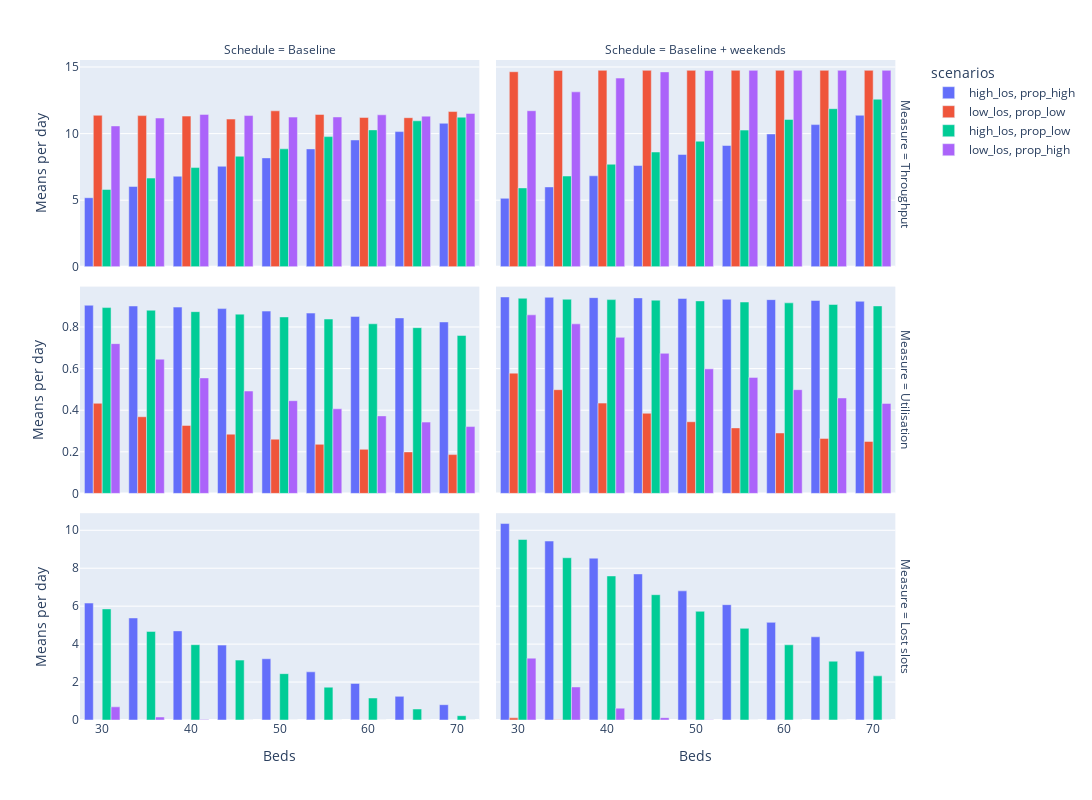

The code cell stored with this chart in its notebook:
### Code cell
fig = px.bar(means_output, x=means_output.Beds, 
             y=means_output['Means per day'], color=means_output.scenarios, 
             facet_row=means_output['Measure '], facet_col=means_output['Schedule '], 
             barmode='group', width=1200, height=800)
fig.layout.yaxis.matches = 'y'
fig.layout.yaxis2.matches = 'y'

fig.layout.yaxis3.matches = 'y3'
fig.layout.yaxis4.matches = 'y3'

fig.layout.yaxis5.matches = 'y5'
fig.layout.yaxis6.matches = 'y5'

fig.show()

fig.write_image('output/scenarios_paper_fig.png')

### Figure 1 — Plotly figure (JSON) as saved in the notebook; plotly's stock layout.template omitted (floating-point values rounded to 4 significant figures)
{"data": [{"alignmentgroup": "True", "hovertemplate": "scenarios=high_los, prop_high<br>Measure = Throughput<br>Schedule = Baseline<br>Beds=%{x}<br>Means per day=%{y}<extra></extra>", "legendgroup": "high_los, prop_high", "marker": {"color": "#636efa", "pattern": {"shape": ""}}, "name": "high_los, prop_high", "offsetgroup": "high_los, prop_high", "orientation": "v", "showlegend": true, "textposition": "auto", "type": "bar", "x": [30, 40, 50, 60, 70, 35, 45, 55, 65], "xaxis": "x5", "y": [5.188, 6.8, 8.178, 9.522, 10.78, 6.031, 7.549, 8.852, 10.15], "yaxis": "y5"}, {"alignmentgroup": "True", "hovertemplate": "scenarios=high_los, prop_high<br>Measure = Throughput<br>Schedule = Baseline + weekends<br>Beds=%{x}<br>Means per day=%{y}<extra></extra>", "legendgroup": "high_los, prop_high", "marker": {"color": "#636efa", "pattern": {"shape": ""}}, "name": "high_los, prop_high", "offsetgroup": "high_los, prop_high", "orientation": "v", "showlegend": false, "textposition": "auto", "type": "bar", "x": [30, 40, 50, 60, 70, 35, 45, 55, 65], "xaxis": "x6", "y": [5.142, 6.833, 8.435, 9.975, 11.38, 5.999, 7.604, 9.108, 10.68], "yaxis": "y6"}, {"alignmentgroup": "True", "hovertemplate": "scenarios=high_los, prop_high<br>Measure = Utilisation<br>Schedule = Baseline<br>Beds=%{x}<br>Means per day=%{y}<extra></extra>", "legendgroup": "high_los, prop_high", "marker": {"color": "#636efa", "pattern": {"shape": ""}}, "name": "high_los, prop_high", "offsetgroup": "high_los, prop_high", "orientation": "v", "showlegend": false, "textposition": "auto", "type": "bar", "x": [30, 40, 50, 60, 70, 35, 45, 55, 65], "xaxis": "x3", "y": [0.9047, 0.8957, 0.8765, 0.851, 0.8243, 0.9011, 0.8884, 0.8669, 0.8438], "yaxis": "y3"}, {"alignmentgroup": "True", "hovertemplate": "scenarios=high_los, prop_high<br>Measure = Utilisation<br>Schedule = Baseline + weekends<br>Beds=%{x}<br>Means per day=%{y}<extra></extra>", "legendgroup": "high_los, prop_high", "marker": {"color": "#636efa", "pattern": {"shape": ""}}, "name": "high_los, prop_high", "offsetgroup": "high_los, prop_high", "orientation": "v", "showlegend": false, "textposition": "auto", "type": "bar", "x": [30, 40, 50, 60, 70, 35, 45, 55, 65], "xaxis": "x4", "y": [0.9446, 0.9412, 0.9374, 0.9316, 0.9236, 0.9428, 0.9401, 0.9334, 0.9274], "yaxis": "y4"}, {"alignmentgroup": "True", "hovertemplate": "scenarios=high_los, prop_high<br>Measure = Lost slots<br>Schedule = Baseline<br>Beds=%{x}<br>Means per day=%{y}<extra></extra>", "legendgroup": "high_los, prop_high", "marker": {"color": "#636efa", "pattern": {"shape": ""}}, "name": "high_los, prop_high", "offsetgroup": "high_los, prop_high", "orientation": "v", "showlegend": false, "textposition": "auto", "type": "bar", "x": [30, 40, 50, 60, 70, 35, 45, 55, 65], "xaxis": "x", "y": [6.163, 4.697, 3.228, 1.929, 0.8073, 5.378, 3.947, 2.539, 1.246], "yaxis": "y"}, {"alignmentgroup": "True", "hovertemplate": "scenarios=high_los, prop_high<br>Measure = Lost slots<br>Schedule = Baseline + weekends<br>Beds=%{x}<br>Means per day=%{y}<extra></extra>", "legendgroup": "high_los, prop_high", "marker": {"color": "#636efa", "pattern": {"shape": ""}}, "name": "high_los, prop_high", "offsetgroup": "high_los, prop_high", "orientation": "v", "showlegend": false, "textposition": "auto", "type": "bar", "x": [30, 40, 50, 60, 70, 35, 45, 55, 65], "xaxis": "x2", "y": [10.36, 8.531, 6.806, 5.146, 3.628, 9.433, 7.7, 6.08, 4.386], "yaxis": "y2"}, {"alignmentgroup": "True", "hovertemplate": "scenarios=low_los, prop_low<br>Measure = Throughput<br>Schedule = Baseline<br>Beds=%{x}<br>Means per day=%{y}<extra></extra>", "legendgroup": "low_los, prop_low", "marker": {"color": "#EF553B", "pattern": {"shape": ""}}, "name": "low_los, prop_low", "offsetgroup": "low_los, prop_low", "orientation": "v", "showlegend": true, "textposition": "auto", "type": "bar", "x": [35, 45, 55, 65, 30, 40, 50, 60, 70], "xaxis": "x5", "y": [11.35, 11.09, 11.44, 11.2, 11.38, 11.31, 11.71, 11.21, 11.66], "yaxis": "y5"}, {"alignmentgroup": "True", "hovertemplate": "scenarios=low_los, prop_low<br>Measure = Throughput<br>Schedule = Baseline + weekends<br>Beds=%{x}<br>Means per day=%{y}<extra></extra>", "legendgroup": "low_los, prop_low", "marker": {"color": "#EF553B", "pattern": {"shape": ""}}, "name": "low_los, prop_low", "offsetgroup": "low_los, prop_low", "orientation": "v", "showlegend": false, "textposition": "auto", "type": "bar", "x": [35, 45, 55, 65, 30, 40, 50, 60, 70], "xaxis": "x6", "y": [14.74, 14.75, 14.75, 14.75, 14.65, 14.75, 14.75, 14.75, 14.75], "yaxis": "y6"}, {"alignmentgroup": "True", "hovertemplate": "scenarios=low_los, prop_low<br>Measure = Utilisation<br>Schedule = Baseline<br>Beds=%{x}<br>Means per day=%{y}<extra></extra>", "legendgroup": "low_los, prop_low", "marker": {"color": "#EF553B", "pattern": {"shape": ""}}, "name": "low_los, prop_low", "offsetgroup": "low_los, prop_low", "orientation": "v", "showlegend": false, "textposition": "auto", "type": "bar", "x": [35, 45, 55, 65, 30, 40, 50, 60, 70], "xaxis": "x3", "y": [0.3686, 0.2848, 0.2359, 0.1995, 0.4332, 0.3268, 0.2607, 0.2121, 0.1866], "yaxis": "y3"}, {"alignmentgroup": "True", "hovertemplate": "scenarios=low_los, prop_low<br>Measure = Utilisation<br>Schedule = Baseline + weekends<br>Beds=%{x}<br>Means per day=%{y}<extra></extra>", "legendgroup": "low_los, prop_low", "marker": {"color": "#EF553B", "pattern": {"shape": ""}}, "name": "low_los, prop_low", "offsetgroup": "low_los, prop_low", "orientation": "v", "showlegend": false, "textposition": "auto", "type": "bar", "x": [35, 45, 55, 65, 30, 40, 50, 60, 70], "xaxis": "x4", "y": [0.4987, 0.3852, 0.315, 0.2645, 0.5782, 0.4341, 0.3445, 0.2905, 0.25], "yaxis": "y4"}, {"alignmentgroup": "True", "hovertemplate": "scenarios=low_los, prop_low<br>Measure = Lost slots<br>Schedule = Baseline<br>Beds=%{x}<br>Means per day=%{y}<extra></extra>", "legendgroup": "low_los, prop_low", "marker": {"color": "#EF553B", "pattern": {"shape": ""}}, "name": "low_los, prop_low", "offsetgroup": "low_los, prop_low", "orientation": "v", "showlegend": false, "textposition": "auto", "type": "bar", "x": [35, 45, 55, 65, 30, 40, 50, 60, 70], "xaxis": "x", "y": [0, 0, 0, 0, 0.003492, 0, 0, 0, 0], "yaxis": "y"}, {"alignmentgroup": "True", "hovertemplate": "scenarios=low_los, prop_low<br>Measure = Lost slots<br>Schedule = Baseline + weekends<br>Beds=%{x}<br>Means per day=%{y}<extra></extra>", "legendgroup": "low_los, prop_low", "marker": {"color": "#EF553B", "pattern": {"shape": ""}}, "name": "low_los, prop_low", "offsetgroup": "low_los, prop_low", "orientation": "v", "showlegend": false, "textposition": "auto", "type": "bar", "x": [35, 45, 55, 65, 30, 40, 50, 60, 70], "xaxis": "x2", "y": [0.009524, 0, 0, 0, 0.1121, 0, 0, 0, 0], "yaxis": "y2"}, {"alignmentgroup": "True", "hovertemplate": "scenarios=high_los, prop_low<br>Measure = Throughput<br>Schedule = Baseline<br>Beds=%{x}<br>Means per day=%{y}<extra></extra>", "legendgroup": "high_los, prop_low", "marker": {"color": "#00cc96", "pattern": {"shape": ""}}, "name": "high_los, prop_low", "offsetgroup": "high_los, prop_low", "orientation": "v", "showlegend": true, "textposition": "auto", "type": "bar", "x": [30, 40, 50, 60, 70, 35, 45, 55, 65], "xaxis": "x5", "y": [5.807, 7.451, 8.857, 10.28, 11.23, 6.662, 8.302, 9.775, 10.96], "yaxis": "y5"}, {"alignmentgroup": "True", "hovertemplate": "scenarios=high_los, prop_low<br>Measure = Throughput<br>Schedule = Baseline + weekends<br>Beds=%{x}<br>Means per day=%{y}<extra></extra>", "legendgroup": "high_los, prop_low", "marker": {"color": "#00cc96", "pattern": {"shape": ""}}, "name": "high_los, prop_low", "offsetgroup": "high_los, prop_low", "orientation": "v", "showlegend": false, "textposition": "auto", "type": "bar", "x": [30, 40, 50, 60, 70, 35, 45, 55, 65], "xaxis": "x6", "y": [5.924, 7.702, 9.43, 11.07, 12.59, 6.815, 8.619, 10.26, 11.87], "yaxis": "y6"}, {"alignmentgroup": "True", "hovertemplate": "scenarios=high_los, prop_low<br>Measure = Utilisation<br>Schedule = Baseline<br>Beds=%{x}<br>Means per day=%{y}<extra></extra>", "legendgroup": "high_los, prop_low", "marker": {"color": "#00cc96", "pattern": {"shape": ""}}, "name": "high_los, prop_low", "offsetgroup": "high_los, prop_low", "orientation": "v", "showlegend": false, "textposition": "auto", "type": "bar", "x": [30, 40, 50, 60, 70, 35, 45, 55, 65], "xaxis": "x3", "y": [0.8934, 0.8738, 0.8485, 0.8155, 0.7594, 0.8808, 0.8619, 0.8383, 0.7969], "yaxis": "y3"}, {"alignmentgroup": "True", "hovertemplate": "scenarios=high_los, prop_low<br>Measure = Utilisation<br>Schedule = Baseline + weekends<br>Beds=%{x}<br>Means per day=%{y}<extra></extra>", "legendgroup": "high_los, prop_low", "marker": {"color": "#00cc96", "pattern": {"shape": ""}}, "name": "high_los, prop_low", "offsetgroup": "high_los, prop_low", "orientation": "v", "showlegend": false, "textposition": "auto", "type": "bar", "x": [30, 40, 50, 60, 70, 35, 45, 55, 65], "xaxis": "x4", "y": [0.9382, 0.9318, 0.9256, 0.9162, 0.9014, 0.9336, 0.9292, 0.9203, 0.9083], "yaxis": "y4"}, {"alignmentgroup": "True", "hovertemplate": "scenarios=high_los, prop_low<br>Measure = Lost slots<br>Schedule = Baseline<br>Beds=%{x}<br>Means per day=%{y}<extra></extra>", "legendgroup": "high_los, prop_low", "marker": {"color": "#00cc96", "pattern": {"shape": ""}}, "name": "high_los, prop_low", "offsetgroup": "high_los, prop_low", "orientation": "v", "showlegend": false, "textposition": "auto", "type": "bar", "x": [30, 40, 50, 60, 70, 35, 45, 55, 65], "xaxis": "x", "y": [5.857, 3.969, 2.442, 1.159, 0.226, 4.669, 3.157, 1.731, 0.58], "yaxis": "y"}, {"alignmentgroup": "True", "hovertemplate": "scenarios=high_los, prop_low<br>Measure = Lost slots<br>Schedule = Baseline + weekends<br>Beds=%{x}<br>Means per day=%{y}<extra></extra>", "legendgroup": "high_los, prop_low", "marker": {"color": "#00cc96", "pattern": {"shape": ""}}, "name": "high_los, prop_low", "offsetgroup": "high_los, prop_low", "orientation": "v", "showlegend": false, "textposition": "auto", "type": "bar", "x": [30, 40, 50, 60, 70, 35, 45, 55, 65], "xaxis": "x2", "y": [9.514, 7.593, 5.729, 3.965, 2.327, 8.553, 6.605, 4.831, 3.099], "yaxis": "y2"}, {"alignmentgroup": "True", "hovertemplate": "scenarios=low_los, prop_high<br>Measure = Throughput<br>Schedule = Baseline<br>Beds=%{x}<br>Means per day=%{y}<extra></extra>", "legendgroup": "low_los, prop_high", "marker": {"color": "#ab63fa", "pattern": {"shape": ""}}, "name": "low_los, prop_high", "offsetgroup": "low_los, prop_high", "orientation": "v", "showlegend": true, "textposition": "auto", "type": "bar", "x": [35, 45, 55, 65, 30, 40, 50, 60, 70], "xaxis": "x5", "y": [11.17, 11.36, 11.25, 11.31, 10.58, 11.44, 11.24, 11.41, 11.52], "yaxis": "y5"}, {"alignmentgroup": "True", "hovertemplate": "scenarios=low_los, prop_high<br>Measure = Throughput<br>Schedule = Baseline + weekends<br>Beds=%{x}<br>Means per day=%{y}<extra></extra>", "legendgroup": "low_los, prop_high", "marker": {"color": "#ab63fa", "pattern": {"shape": ""}}, "name": "low_los, prop_high", "offsetgroup": "low_los, prop_high", "orientation": "v", "showlegend": false, "textposition": "auto", "type": "bar", "x": [35, 45, 55, 65, 30, 40, 50, 60, 70], "xaxis": "x6", "y": [13.13, 14.63, 14.75, 14.75, 11.72, 14.17, 14.74, 14.75, 14.75], "yaxis": "y6"}, {"alignmentgroup": "True", "hovertemplate": "scenarios=low_los, prop_high<br>Measure = Utilisation<br>Schedule = Baseline<br>Beds=%{x}<br>Means per day=%{y}<extra></extra>", "legendgroup": "low_los, prop_high", "marker": {"color": "#ab63fa", "pattern": {"shape": ""}}, "name": "low_los, prop_high", "offsetgroup": "low_los, prop_high", "orientation": "v", "showlegend": false, "textposition": "auto", "type": "bar", "x": [35, 45, 55, 65, 30, 40, 50, 60, 70], "xaxis": "x3", "y": [0.6455, 0.4922, 0.4068, 0.3428, 0.72, 0.5552, 0.4457, 0.3727, 0.3213], "yaxis": "y3"}, {"alignmentgroup": "True", "hovertemplate": "scenarios=low_los, prop_high<br>Measure = Utilisation<br>Schedule = Baseline + weekends<br>Beds=%{x}<br>Means per day=%{y}<extra></extra>", "legendgroup": "low_los, prop_high", "marker": {"color": "#ab63fa", "pattern": {"shape": ""}}, "name": "low_los, prop_high", "offsetgroup": "low_los, prop_high", "orientation": "v", "showlegend": false, "textposition": "auto", "type": "bar", "x": [35, 45, 55, 65, 30, 40, 50, 60, 70], "xaxis": "x4", "y": [0.8152, 0.6736, 0.5578, 0.4588, 0.8585, 0.7503, 0.5987, 0.4987, 0.4328], "yaxis": "y4"}, {"alignmentgroup": "True", "hovertemplate": "scenarios=low_los, prop_high<br>Measure = Lost slots<br>Schedule = Baseline<br>Beds=%{x}<br>Means per day=%{y}<extra></extra>", "legendgroup": "low_los, prop_high", "marker": {"color": "#ab63fa", "pattern": {"shape": ""}}, "name": "low_los, prop_high", "offsetgroup": "low_los, prop_high", "orientation": "v", "showlegend": false, "textposition": "auto", "type": "bar", "x": [35, 45, 55, 65, 30, 40, 50, 60, 70], "xaxis": "x", "y": [0.1579, 0.0003175, 0, 0, 0.6944, 0.02012, 0, 0, 0], "yaxis": "y"}, {"alignmentgroup": "True", "hovertemplate": "scenarios=low_los, prop_high<br>Measure = Lost slots<br>Schedule = Baseline + weekends<br>Beds=%{x}<br>Means per day=%{y}<extra></extra>", "legendgroup": "low_los, prop_high", "marker": {"color": "#ab63fa", "pattern": {"shape": ""}}, "name": "low_los, prop_high", "offsetgroup": "low_los, prop_high", "orientation": "v", "showlegend": false, "textposition": "auto", "type": "bar", "x": [35, 45, 55, 65, 30, 40, 50, 60, 70], "xaxis": "x2", "y": [1.741, 0.125, 0.00254, 0, 3.261, 0.6248, 0.01266, 0.0003175, 0], "yaxis": "y2"}], "layout": {"annotations": [{"font": {}, "showarrow": false, "text": "Schedule = Baseline", "x": 0.24, "xanchor": "center", "xref": "paper", "y": 1.0, "yanchor": "bottom", "yref": "paper"}, {"font": {}, "showarrow": false, "text": "Schedule = Baseline + weekends", "x": 0.74, "xanchor": "center", "xref": "paper", "y": 1.0, "yanchor": "bottom", "yref": "paper"}, {"font": {}, "showarrow": false, "text": "Measure = Lost slots", "textangle": 90, "x": 0.98, "xanchor": "left", "xref": "paper", "y": 0.1567, "yanchor": "middle", "yref": "paper"}, {"font": {}, "showarrow": false, "text": "Measure = Utilisation", "textangle": 90, "x": 0.98, "xanchor": "left", "xref": "paper", "y": 0.5, "yanchor": "middle", "yref": "paper"}, {"font": {}, "showarrow": false, "text": "Measure = Throughput", "textangle": 90, "x": 0.98, "xanchor": "left", "xref": "paper", "y": 0.8433, "yanchor": "middle", "yref": "paper"}], "barmode": "group", "height": 800, "legend": {"title": {"text": "scenarios"}, "tracegroupgap": 0}, "margin": {"t": 60}, "width": 1200, "xaxis": {"anchor": "y", "autorange": true, "domain": [0, 0.48], "range": [27.5, 72.5], "title": {"text": "Beds"}, "type": "linear"}, "xaxis2": {"anchor": "y2", "autorange": true, "domain": [0.5, 0.98], "matches": "x", "range": [27.5, 72.5], "title": {"text": "Beds"}, "type": "linear"}, "xaxis3": {"anchor": "y3", "autorange": true, "domain": [0, 0.48], "matches": "x", "range": [27.5, 72.5], "showticklabels": false, "type": "linear"}, "xaxis4": {"anchor": "y4", "autorange": true, "domain": [0.5, 0.98], "matches": "x", "range": [27.5, 72.5], "showticklabels": false, "type": "linear"}, "xaxis5": {"anchor": "y5", "autorange": true, "domain": [0, 0.48], "matches": "x", "range": [27.5, 72.5], "showticklabels": false, "type": "linear"}, "xaxis6": {"anchor": "y6", "autorange": true, "domain": [0.5, 0.98], "matches": "x", "range": [27.5, 72.5], "showticklabels": false, "type": "linear"}, "yaxis": {"anchor": "x", "autorange": true, "domain": [0, 0.3133], "matches": "y", "range": [0, 10.9], "title": {"text": "Means per day"}, "type": "linear"}, "yaxis2": {"anchor": "x2", "autorange": true, "domain": [0, 0.3133], "matches": "y", "range": [0, 10.9], "showticklabels": false, "type": "linear"}, "yaxis3": {"anchor": "x3", "autorange": true, "domain": [0.3433, 0.6567], "matches": "y3", "range": [0, 0.9943], "title": {"text": "Means per day"}, "type": "linear"}, "yaxis4": {"anchor": "x4", "autorange": true, "domain": [0.3433, 0.6567], "matches": "y3", "range": [0, 0.9943], "showticklabels": false, "type": "linear"}, "yaxis5": {"anchor": "x5", "autorange": true, "domain": [0.6867, 1.0], "matches": "y5", "range": [0, 15.53], "title": {"text": "Means per day"}, "type": "linear"}, "yaxis6": {"anchor": "x6", "autorange": true, "domain": [0.6867, 1.0], "matches": "y5", "range": [0, 15.53], "showticklabels": false, "type": "linear"}}}
